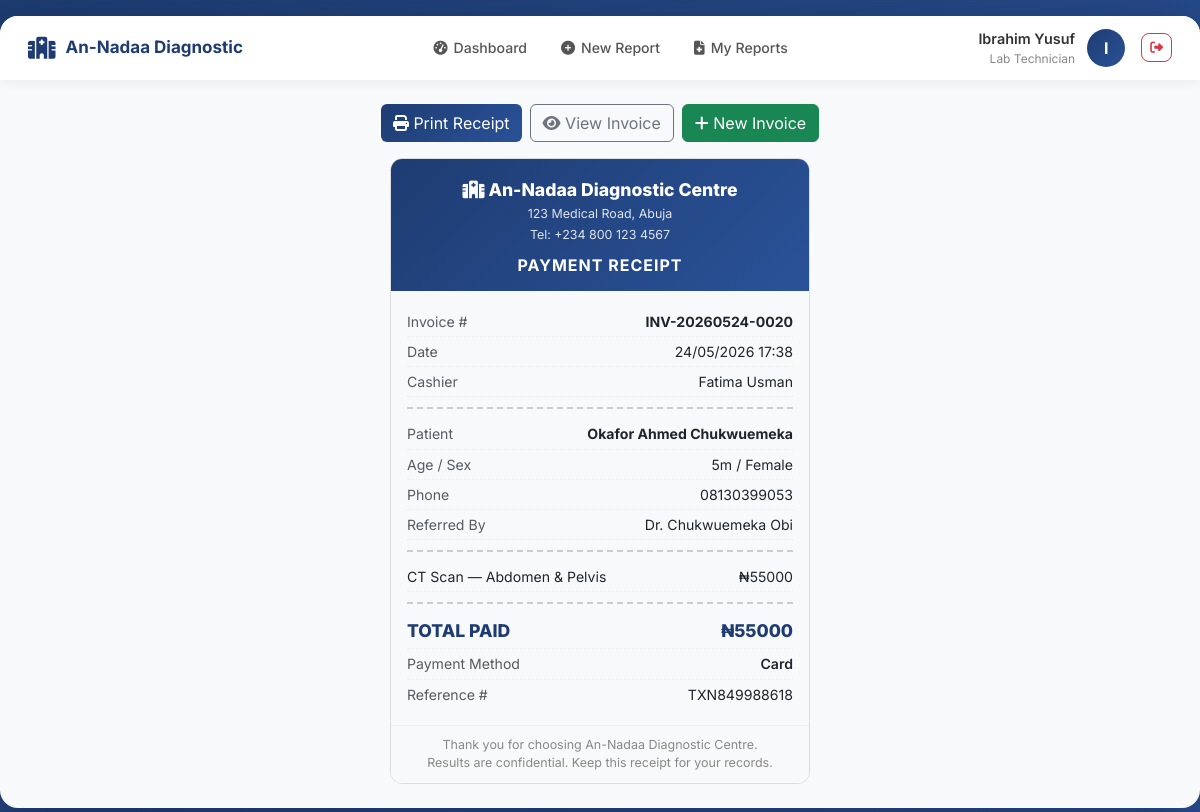
/invoices/142/receipt/ (signed in), run on the app's committed database.
### apps/accounts/models.py (models this page shows, shortened)
class User(AbstractUser):
    ROLE_CHOICES = [
        ('ADMIN', 'Administrator'),
        ('CASHIER', 'Cashier'),
        ('DOCTOR', 'Doctor'),
        ('LAB_TECH', 'Lab Technician'),
    ]
    role = models.CharField(max_length=20, choices=ROLE_CHOICES, default='CASHIER')
    phone_number = models.CharField(max_length=20, blank=True)
    class Meta:
        ordering = ['-date_joined']
    @property
    def is_admin(self):
        return self.role == 'ADMIN'
    @property
    def is_cashier(self):
        return self.role == 'CASHIER'
    @property
    def is_doctor(self):
        return self.role == 'DOCTOR'
    @property
    def is_lab_tech(self):
        return self.role == 'LAB_TECH'

### apps/invoices/models.py (models this page shows, shortened)
class Invoice(models.Model):
    STATUS_CHOICES = [
        ('PAID', 'Paid'),
        ('CANCELLED', 'Cancelled'),
    ]
    PAYMENT_METHODS = [
        ('CASH', 'Cash'),
        ('TRANSFER', 'Bank Transfer'),
        ('CARD', 'Card'),
    ]
    SEX_CHOICES = [
        ('M', 'Male'),
        ('F', 'Female'),
    ]
    invoice_number = models.CharField(max_length=50, unique=True, editable=False)
    surname = models.CharField(max_length=100, verbose_name='Surname')
    first_name = models.CharField(max_length=100, verbose_name='First Name')
    other_names = models.CharField(max_length=100, blank=True, verbose_name='Other Names')
    age = models.CharField(max_length=10, verbose_name='Age')
    sex = models.CharField(max_length=1, choices=SEX_CHOICES, verbose_name='Sex')
    phone_number = models.CharField(max_length=20, verbose_name='Phone Number')
    referral = models.ForeignKey(
        Referral,
        on_delete=models.SET_NULL,
        null=True,
        blank=True,
        related_name='invoices',
        verbose_name='Referred By',
    )
    total_amount = models.DecimalField(max_digits=10, decimal_places=2, default=0)
    discount = models.DecimalField(max_digits=10, decimal_places=2, default=0,
                                   validators=[MinValueValidator(0)])
    amount_paid = models.DecimalField(max_digits=10, decimal_places=2, default=0)
    payment_method = models.CharField(max_length=20, choices=PAYMENT_METHODS, default='CASH')
    reference_number = models.CharField(
        max_length=100, blank=True, null=True,
        help_text='Reference number for Transfer or Card payments'
    )
    status = models.CharField(max_length=20, choices=STATUS_CHOICES, default='PAID')
    notes = models.TextField(blank=True, null=True)
    qr_code = models.ImageField(upload_to='qr_codes/', blank=True, null=True)
    created_by = models.ForeignKey(
        settings.AUTH_USER_MODEL,
        on_delete=models.PROTECT,
        related_name='created_invoices',
    )
    created_at = models.DateTimeField(auto_now_add=True)
    updated_at = models.DateTimeField(auto_now=True)
    class Meta:
        ordering = ['-created_at']
    @property
    def full_name(self):
        parts = [self.surname, self.first_name]
        if self.other_names:
            parts.append(self.other_names)
        return ' '.join(parts)

class Referral(models.Model):
    CATEGORY_CHOICES = [
        ('HOSPITAL', 'Hospital'),
        ('CLINIC', 'Clinic'),
        ('DOCTOR', 'Doctor'),
        ('ORGANIZATION', 'Organization'),
        ('OTHER', 'Other'),
    ]
    name = models.CharField(max_length=200)
    category = models.CharField(max_length=20, choices=CATEGORY_CHOICES, default='OTHER')
    is_active = models.BooleanField(default=True)
    created_at = models.DateTimeField(auto_now_add=True)
    class Meta:
        ordering = ['category', 'name']
        verbose_name = 'Referral Source'
        verbose_name_plural = 'Referral Sources'

class InvoiceItem(models.Model):
    invoice = models.ForeignKey(Invoice, on_delete=models.CASCADE, related_name='items')
    service = models.ForeignKey(Service, on_delete=models.PROTECT)
    quantity = models.IntegerField(default=1, validators=[MinValueValidator(1)])
    unit_price = models.DecimalField(max_digits=10, decimal_places=2)
    total_price = models.DecimalField(max_digits=10, decimal_places=2, editable=False)
    created_at = models.DateTimeField(auto_now_add=True)

### apps/services/models.py (models this page shows, shortened)
class Service(models.Model):
    name = models.CharField(max_length=200)
    category = models.ForeignKey(
        ServiceCategory,
        on_delete=models.SET_NULL,
        null=True,
        blank=True,
        related_name='services'
    )
    price = models.DecimalField(
        max_digits=10,
        decimal_places=2,
        validators=[MinValueValidator(0)]
    )
    is_active = models.BooleanField(default=True)
    requires_report = models.BooleanField(
        default=False,
        help_text="Does this service require a medical report?"
    )
    report_template = models.JSONField(
        default=dict,
        blank=True,
        help_text="JSON template for report parameters"
    )
    created_at = models.DateTimeField(auto_now_add=True)
    updated_at = models.DateTimeField(auto_now=True)
    class Meta:
        ordering = ['name']

### apps/invoices/views.py (the view)
# urls.py: path('<int:pk>/receipt/', views.invoice_receipt, name='receipt'),
@login_required
def invoice_receipt(request, pk):
    invoice = get_object_or_404(
        Invoice.objects.select_related('created_by', 'referral')
                       .prefetch_related('items__service', 'payments__received_by'),
        pk=pk
    )
    if request.user.is_cashier and invoice.created_by != request.user:
        messages.error(request, 'You can only print your own receipts.')
        return redirect('invoices:list')
    payment = invoice.payments.first()
    return render(request, 'invoices/receipt.html', {
        'invoice': invoice,
        'payment': payment,
        'centre_name': 'An-Nadaa Diagnostic Centre',
        'centre_address': '123 Medical Road, Abuja',
        'centre_phone': '+234 800 123 4567',
    })

### templates/invoices/receipt.html (shortened to what this page needs)
{% extends 'base.html' %}
{% block content %}
<div class="no-print d-flex justify-content-center gap-2 mb-3">
    <button onclick="window.print()" class="btn btn-primary">
        <i class="fas fa-print"></i> Print Receipt
    </button>
    <a href="{% url 'invoices:detail' invoice.id %}" class="btn btn-outline-secondary">
        <i class="fas fa-eye"></i> View Invoice
    </a>
    <a href="{% url 'invoices:create' %}" class="btn btn-success">
        <i class="fas fa-plus"></i> New Invoice
    </a>
</div>
<div class="receipt-card">
    <div class="receipt-header">
        <h5><i class="fas fa-hospital-alt"></i> {{ centre_name }}</h5>
        <small>{{ centre_address }}</small><br>
        <small>Tel: {{ centre_phone }}</small>
        <div class="mt-2 fw-bold" style="font-size:1rem; letter-spacing:1px;">PAYMENT RECEIPT</div>
    </div>
    <div class="receipt-body">
        <div class="receipt-row">
            <span class="text-muted">Invoice #</span>
            <strong>{{ invoice.invoice_number }}</strong>
        </div>
        <div class="receipt-row">
            <span class="text-muted">Date</span>
            <span>{{ invoice.created_at|date:"d/m/Y H:i" }}</span>
        </div>
        <div class="receipt-row">
            <span class="text-muted">Cashier</span>
            <span>{{ invoice.created_by.get_full_name|default:invoice.created_by.username }}</span>
        </div>
        <div class="receipt-divider"></div>
        <div class="receipt-row">
            <span class="text-muted">Patient</span>
            <strong>{{ invoice.full_name }}</strong>
        </div>
        <div class="receipt-row">
            <span class="text-muted">Age / Sex</span>
            <span>{{ invoice.age }} / {{ invoice.get_sex_display }}</span>
        </div>
        <div class="receipt-row">
            <span class="text-muted">Phone</span>
            <span>{{ invoice.phone_number }}</span>
        </div>
        {% if invoice.referral %}
        <div class="receipt-row">
            <span class="text-muted">Referred By</span>
            <span>{{ invoice.referral.name }}</span>
        </div>
        {% endif %}
        <div class="receipt-divider"></div>
        {% for item in invoice.items.all %}
        <div class="receipt-row">
            <span>{{ item.service.name }}{% if item.quantity > 1 %} &times; {{ item.quantity }}{% endif %}</span>
            <span>&#8358;{{ item.total_price|floatformat:0 }}</span>
        </div>
        {% endfor %}
        <div class="receipt-divider"></div>
        <div class="receipt-row receipt-total">
            <span>TOTAL PAID</span>
            <span>&#8358;{{ invoice.total_amount|floatformat:0 }}</span>
        </div>
        <div class="receipt-row">
            <span class="text-muted">Payment Method</span>
            <span class="fw-semibold">{{ invoice.get_payment_method_display }}</span>
        </div>
        {% if invoice.reference_number %}
        <div class="receipt-row">
            <span class="text-muted">Reference #</span>
            <span>{{ invoice.reference_number }}</span>
        </div>
        {% endif %}
    </div>
    <div class="receipt-footer">
        Thank you for choosing {{ centre_name }}.<br>
        Results are confidential. Keep this receipt for your records.
    </div>
</div>
{% endblock %}

### templates/base.html (shortened to what this page needs)
<!DOCTYPE html>
<html lang="en">
<head>
    <link href="https://cdn.jsdelivr.net/npm/bootstrap@5.3.0/dist/css/bootstrap.min.css" rel="stylesheet">
    <link rel="stylesheet" href="https://cdnjs.cloudflare.com/ajax/libs/font-awesome/6.4.0/css/all.min.css">
    <link href="https://cdn.jsdelivr.net/npm/select2@4.1.0-rc.0/dist/css/select2.min.css" rel="stylesheet">
    <link href="https://cdn.jsdelivr.net/npm/select2-bootstrap-5-theme@1.3.0/dist/select2-bootstrap-5-theme.min.css" rel="stylesheet">
</head>
<body>
<div class="app-container">
    {% if user.is_authenticated %}
    <nav class="navbar-custom">
        <a class="nav-brand" href="{% url 'dashboard:home' %}">
            <i class="fas fa-hospital-alt"></i>
            <span>An-Nadaa Diagnostic</span>
        </a>
        <div class="nav-menu">
            <a href="{% url 'dashboard:home' %}" class="nav-item">
                <i class="fas fa-tachometer-alt"></i> Dashboard
            </a>
            {% if user.is_admin %}
                <a href="{% url 'invoices:list' %}" class="nav-item">
                    <i class="fas fa-file-invoice-dollar"></i> Invoices
                </a>
                <a href="{% url 'invoices:create' %}" class="nav-item">
                    <i class="fas fa-plus-circle"></i> New Invoice
                </a>
                <a href="{% url 'services:list' %}" class="nav-item">
                    <i class="fas fa-flask"></i> Services
                </a>
                <a href="{% url 'reports:list' %}" class="nav-item">
                    <i class="fas fa-file-medical"></i> Reports
                </a>
                <a href="{% url 'accounts:user_list' %}" class="nav-item">
                    <i class="fas fa-users-cog"></i> Users
                </a>
            {% elif user.is_lab_tech %}
                <a href="{% url 'reports:create' %}" class="nav-item">
                    <i class="fas fa-plus-circle"></i> New Report
                </a>
                <a href="{% url 'reports:list' %}" class="nav-item">
                    <i class="fas fa-file-medical"></i> My Reports
                </a>
            {% endif %}
        </div>
        <div class="user-profile">
            <div class="user-info">
                <div class="user-name">{{ user.get_full_name|default:user.username }}</div>
                <div class="user-role">{{ user.get_role_display }}</div>
            </div>
            <div class="user-avatar">
                {{ user.get_full_name|first|default:user.username|first|upper }}
            </div>
            <a href="{% url 'accounts:logout' %}" class="btn btn-sm btn-outline-danger ms-1"
               onclick="return confirm('Log out?')" style="border-radius:8px; font-size:.8rem;">
                <i class="fas fa-sign-out-alt"></i>
            </a>
        </div>
    </nav>
    {% endif %}
    <div class="main-content">
        {% block content %}{% endblock %}
    </div>
</div>
</body>
</html>

### templates/base.html (style rules this page uses)
* { margin: 0; padding: 0; box-sizing: border-box; }
body { font-family: 'Inter', sans-serif; background: linear-gradient(135deg, #1e3c72 0%, #2a5298 100%); min-height: 100vh; }
.app-container { max-width: 1440px; margin: 16px auto; background: #f8f9fb; border-radius: 18px; box-shadow: 0 20px 60px rgba(0,0,0,.3); overflow: hidden; }
.navbar-custom { background: #fff; padding: 12px 28px; box-shadow: 0 2px 12px rgba(0,0,0,.06); display: flex; justify-content: space-between; align-items: center; gap: 16px; flex-wrap: wrap; }
.nav-brand { display: flex; align-items: center; gap: 10px; text-decoration: none; }
.nav-brand i { font-size: 22px; color: #1e3c72; }
.nav-brand span { font-size: 17px; font-weight: 700; color: #1e3c72; }
.nav-menu { display: flex; gap: 6px; align-items: center; flex-wrap: wrap; }
.nav-item { display: flex; align-items: center; gap: 6px; color: #555; cursor: pointer; padding: 7px 14px; border-radius: 8px; transition: all .2s; text-decoration: none; font-size: .88rem; font-weight: 500; }
.user-profile { display: flex; align-items: center; gap: 12px; }
.user-info { text-align: right; }
.user-name { font-weight: 600; font-size: .9rem; color: #333; }
.user-role { font-size: .75rem; color: #888; }
.user-avatar { width: 38px; height: 38px; background: linear-gradient(135deg, #1e3c72, #2a5298); border-radius: 50%; display: flex; align-items: center; justify-content: center; color: #fff; font-weight: 700; font-size: 1rem; flex-shrink: 0; }
.main-content { padding: 24px 28px; }
.btn-primary { background: linear-gradient(135deg, #1e3c72, #2a5298); border: none; }

### templates/invoices/receipt.html (style rules this page uses)
.receipt-card { max-width: 420px; margin: 0 auto; border: 1px solid #ddd; border-radius: 12px; overflow: hidden; font-size: .88rem; }
.receipt-header { background: linear-gradient(135deg, #1e3c72, #2a5298); color: #fff; text-align: center; padding: 20px 16px 14px; }
.receipt-header h5 { font-size: 1.1rem; font-weight: 800; margin-bottom: 2px; }
.receipt-header small { opacity: .85; font-size: .78rem; }
.receipt-body { padding: 16px; }
.receipt-row { display: flex; justify-content: space-between; padding: 4px 0; border-bottom: 1px dotted #eee; }
.receipt-row:last-child { border-bottom: none; }
.receipt-divider { border-top: 2px dashed #ccc; margin: 10px 0; }
.receipt-total { font-size: 1.1rem; font-weight: 800; color: #1e3c72; }
.receipt-footer { background: #f8f9fa; text-align: center; padding: 10px; font-size: .78rem; color: #888; border-top: 1px solid #eee; }

### data on the page
User: get_full_name "Ibrahim Yusuf", role "Lab Technician", get_full_name|first "I"
Invoice: invoice_number "INV-20260524-0020", created_at "24/05/2026 17:38", created_by.get_full_name "Fatima Usman", full_name "Okafor Ahmed Chukwuemeka", age "5m", sex "Female", phone_number "08130399053", referral.name "Dr. Chukwuemeka Obi", total_amount "55000", payment_method "Card", reference_number "TXN849988618"
InvoiceItem: service.name "CT Scan — Abdomen & Pelvis", total_price "55000"

### other printed values
{{ centre_name }} "An-Nadaa Diagnostic Centre"
{{ centre_address }} "123 Medical Road, Abuja"
{{ centre_phone }} "+234 800 123 4567"
